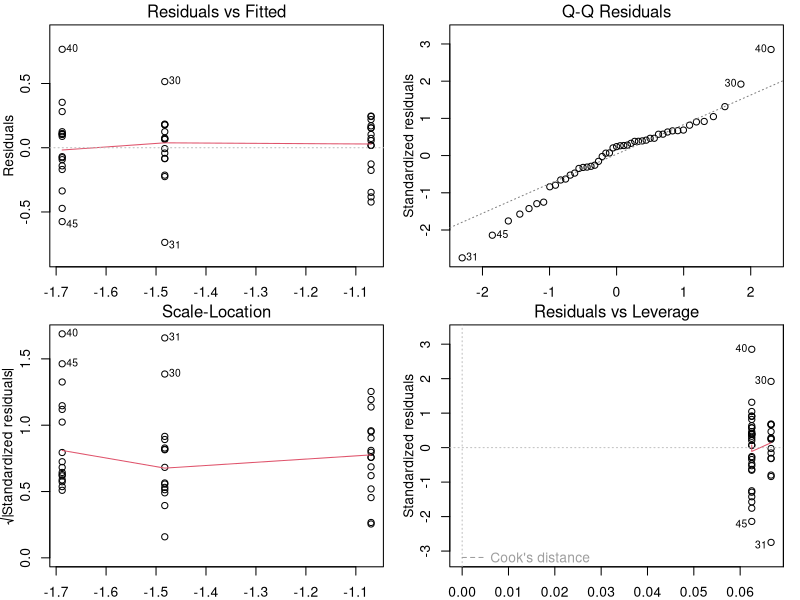

Reproduce this figure in R. (Note: this script raises an error after producing the figure.)
######
#Assignment 6
#Linear models 
######
#Hypothesis: forestry in NB impacts MeHg in water
#libraries
library(emmeans)
library(dplyr) ## JD make sure your code runs without help; I had to add this

waterMeHg<-read.csv("NB-MeHg-Results-UofT2018.csv")
waterMeHg$MeHgLog <- log(waterMeHg$MeHg, 10)

#I took the log of the data becasue it smooths out the marginal
#distribution of the response variable.The bimofaliy from the treatment
#groups is gone an the residuals of the log-scaled data 
#I would guess that the residuals of the log-scaled data look better.

#arranging the sites from least harvested to most intensely harvested. 
waterMeHg <- mutate(waterMeHg,
                  watershed=factor(watershed,
                              levels=c("NBR","NBE","NBi")))
print(levels(waterMeHg$watershed))

#diagnostic plot, NBR being Intercept 
waterMeHg
m1 <- lm(MeHgLog~watershed, data=waterMeHg)
par(mfrow=c(2,2),mar=c(2,3,1.5,1),mgp=c(2,1,0))
plot(m1,id.n=4)

summary(m1)
##The normal Q-Q plot doesn't have any crazy tails, which it did have before the data
#was log-scaled
#the left plots seem okay, they're in 3 groups because of the 3 watersheds

#From the summary. F=21.81 and the P value is very small (<0.0001)
#the difference in mean MeHg level in NBE and NBi compared to NBi is 0.54 and 0.18, respectively.
#the P-value comparing NBR to NBi is 0.042, so a less clear relationship

#inferential plot
pr <- function(m) printCoefmat(coef(summary(m)),
                               digits=3,signif.stars=FALSE)

#making my model comparing the average MeHg values in each watershed
pr(lm1 <- lm(MeHgLog~watershed,data=waterMeHg))

predict(lm1,newdata=data.frame(watershed=c("NBR","NBE","NBi")),
        interval="confidence")

#using emmeans
emmeans(lm1,specs=~watershed)

#graph summary
plot(allEffects(lm1))
